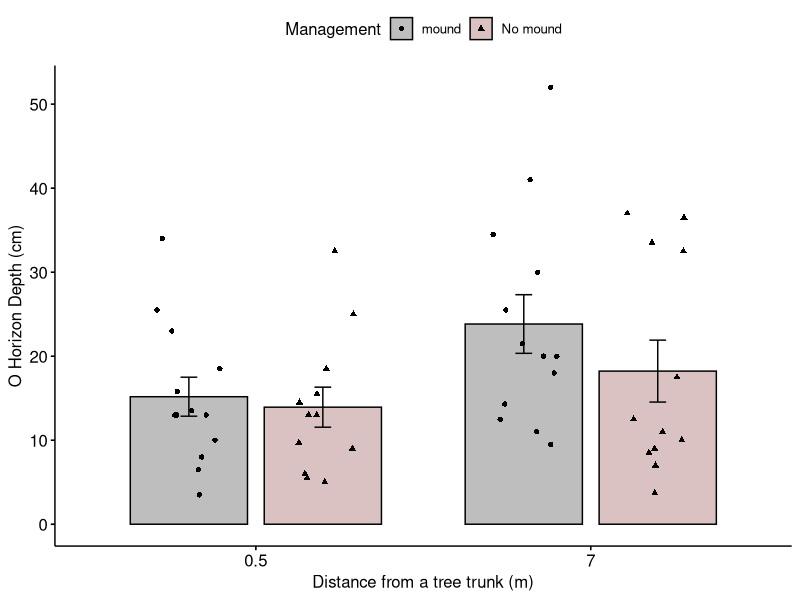
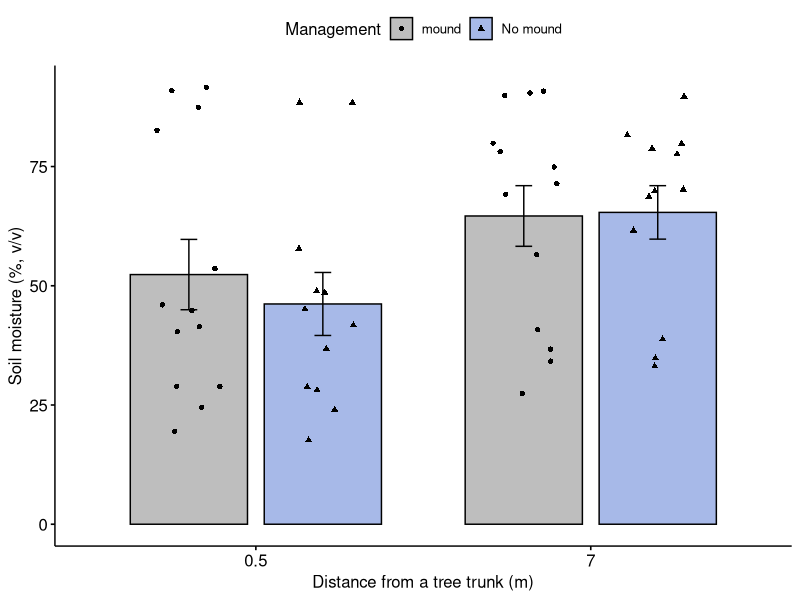
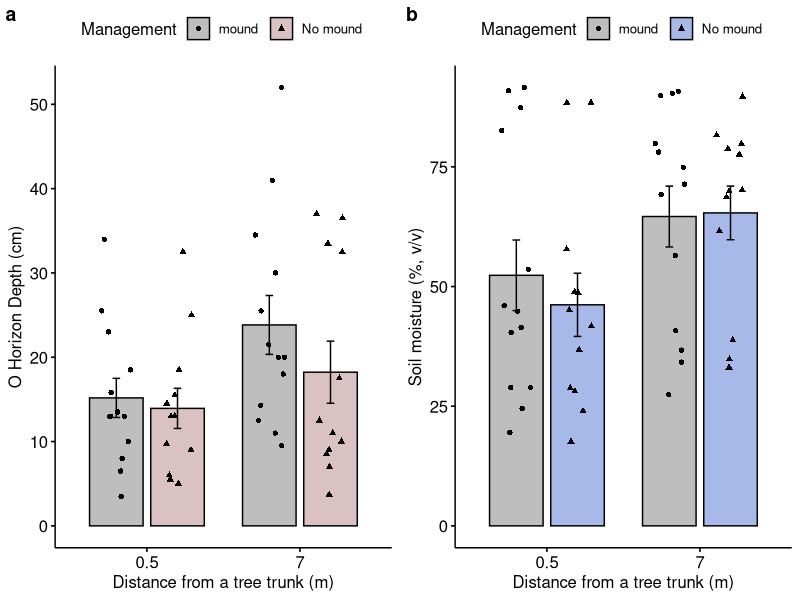
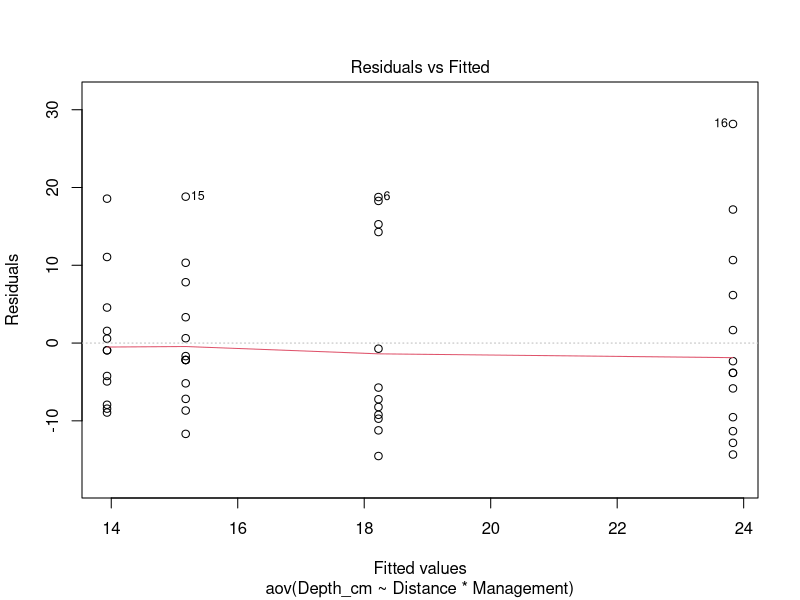
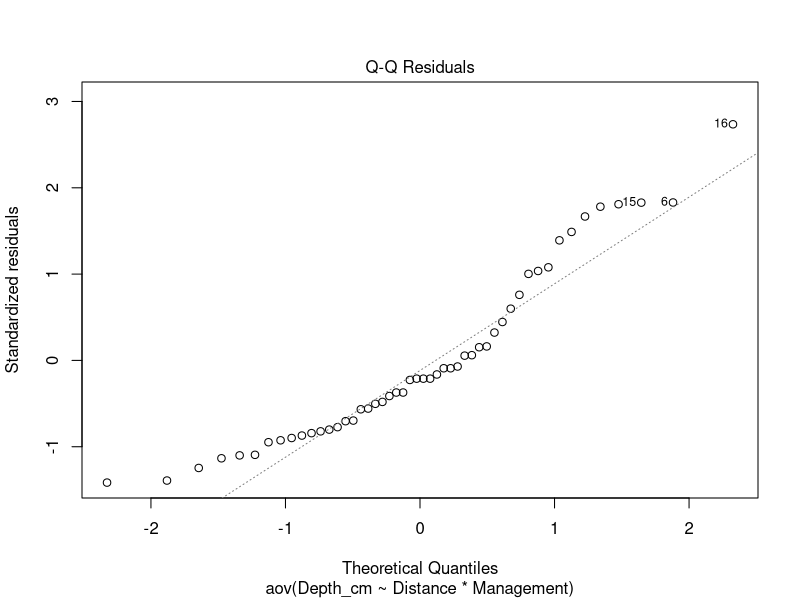
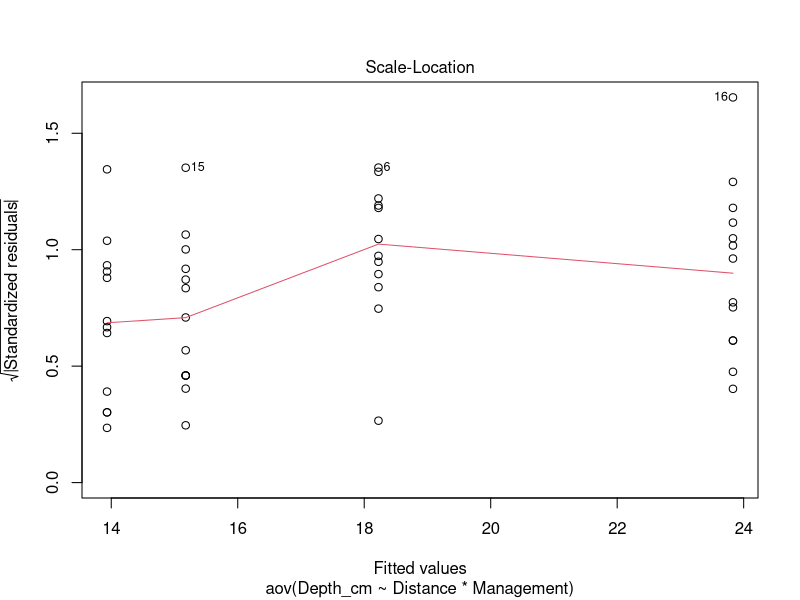
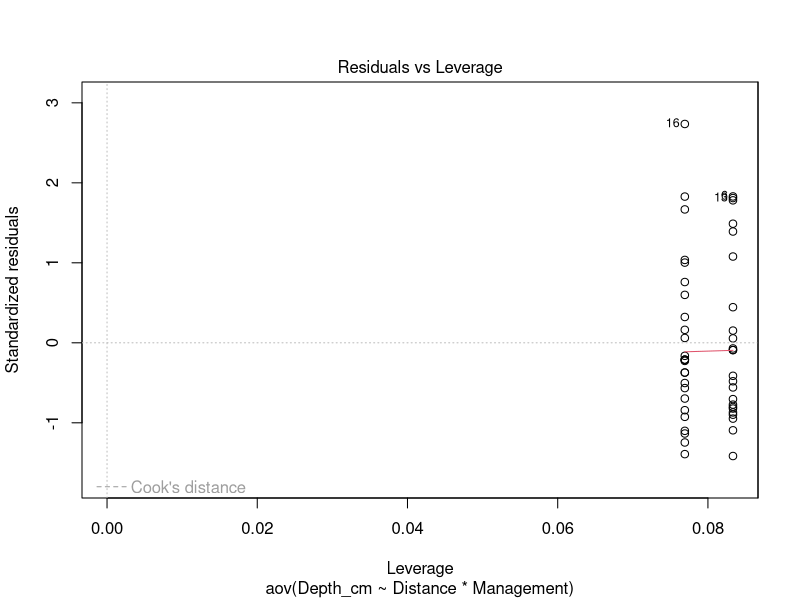
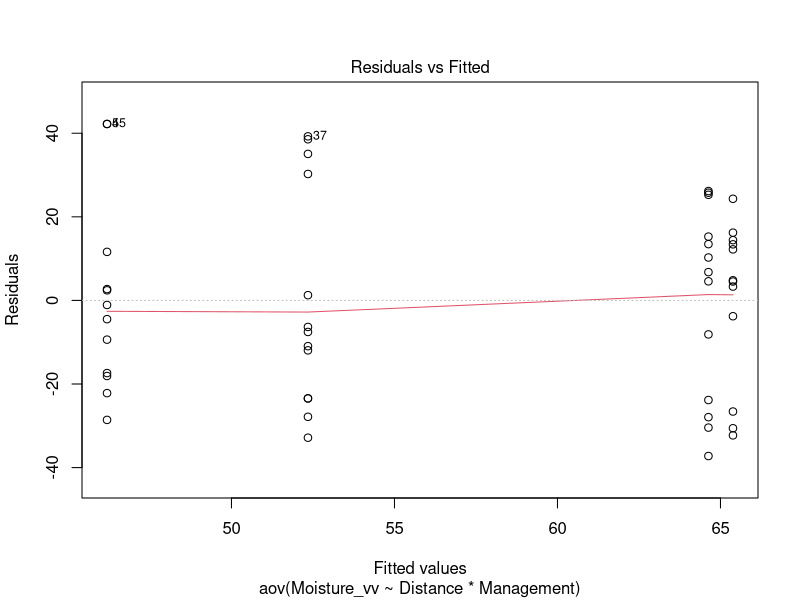

Here is the R script that generated these plots, in order:
# Date: 17/09/2025 (created, latest update 29/09/2025)
# Author: Mako Shibata (s2471259@ed.ac.uk)
# Objective: Depth and moisture analyses - Management specific 

# Libraries ----
library(tidyr) #formatting
library(dplyr) #manipulation 
library(ggplot2) #visualisation
library(readr) #manipulation
library(ggpubr)
install.packages("colourpicker")
library(car)

# Defining functions ----
theme.LPI <- function(){
  theme_bw()+
    theme(axis.text.x=element_text(size=12, angle=0, vjust=1, hjust=1, color="black"), 
          axis.text.y=element_text(size=12, color="black"), 
          axis.title.x=element_text(size=14, face="plain", color="black"), 
          axis.title.y=element_text(size=14, face="plain", color="black"), 
          panel.grid.major.x=element_blank(), 
          panel.grid.minor.x=element_blank(), 
          panel.grid.minor.y=element_blank(), 
          panel.grid.major.y=element_blank(), 
          plot.margin=unit(c(0.5, 0.5, 0.5, 0.5), units= , "cm"), 
          plot.title = element_text(size=20, vjust=1, hjust=0.5), 
          legend.text = element_text(size=12, face="italic", color="black"), 
          legend.title = element_blank(), 
          legend.position=c(0.9,0.9))
}

# Set the WD ----
setwd("/Users/Owner/Library/CloudStorage/OneDrive-UniversityofEdinburgh/#00_EM/Project_Soil Microclimate/EM_SoilMicroclimate")

# Import data ----
soil_all <- read.csv("soil_all.csv")
View(soil_all)

# Management-specific
## A) Visualisation ----
### Classifying tree ID based on management 
soil_all<- soil_all %>% 
  mutate(soil_all, Management = case_when(
    TreeID %in% c(1, 2, 3, 4, 5, 6, 7, 21, 22, 23, 24, 25) ~ "No mound", 
    TRUE ~ "mound"))

colnames(soil_all)
str(soil_all)
View(soil_all[soil_all$Management == "mound", ])
View(soil_all[soil_all$Management == "No mound", ])
nrow(soil_all[as.character(soil_all$Management) == "mound", ])
nrow(soil_all[as.character(soil_all$Management) == "No mound", ])

### mound = 13, No mound = 12. 

### Distance vs O Horizon depth (cm)
p8 <- ggbarplot(
  soil_all, x = "Distance", y = "Depth_cm", 
  add = c("mean_se", "jitter"), 
  add.params = list(shape = "Management"),
  fill= "Management", palette = c(
    "No mound" = "#D9C2C1", 
    "mound" = "gray"),
  position = position_dodge(0.8)
) + 
  labs(x = "Distance from a tree trunk (m)", y = "O Horizon Depth (cm)")

p8

### Distance vs Soil moisture (cm)
p9 <- ggbarplot(
  soil_all, x = "Distance", y = "Moisture_vv", 
  add = c("mean_se", "jitter"), 
  add.params = list(shape = "Management"),
  fill= "Management", palette = c(
    "No mound" = "#A7B9E8", 
    "mound" = "gray"),
  position = position_dodge(0.8)
) + 
  labs(x = "Distance from a tree trunk (m)", y = "Soil moisture (%, v/v)")

p9

combined_plot <- ggarrange(
  p8, p9,
  labels = c("a", "b"),
  ncol = 2, nrow = 1,
  common.legend = FALSE
)
print(combined_plot)

dev.off()

### Calculating SEs ----
#### calculating the standard error of depth. <MOUND> 
mound <- soil_all[soil_all$Management == "mound", ]
mound$count <- row_number(mound)
nrow(mound)

sd_depth_mound_0.5 = sd(mound$Depth_cm[mound$Distance == 0.5])
se_depth_mound_0.5 <- sd_depth_mound_0.5/sqrt(13)
print(se_depth_mound_0.5)
# 2.32 cm for 0.5 m 

sd_depth_mound_7.0 = sd(mound$Depth_cm[mound$Distance == 7.0])
se_depth_mound_7.0 <- sd_depth_mound_7.0/sqrt(13)
print(se_depth_mound_7.0)
# 3.49 cm for 7.0 m

#### calculating the standard error of moisture. <MOUND> 
sd_moisutre_mound_0.5 = sd(mound$Moisture_vv[mound$Distance == 0.5])
sd_moisutre_mound_0.5
se_moisture_mound_0.5 <- sd_moisutre_mound_0.5/sqrt(13)
print(se_moisture_mound_0.5)
# 7.38 % for 0.5 m 

sd_moisutre_mound_7.0 = sd(mound$Moisture_vv[mound$Distance == 7.0])
se_moisutre_mound_7.0 <- sd_moisutre_mound_7.0/sqrt(13)
print(se_moisutre_mound_7.0)
# 6.36 % for 7.0 m

#### calculating the standard error of depth. <NO MOUND> 
no_mound <- soil_all[soil_all$Management == "No mound", ]
nrow(no_mound)

sd_depth_nomound_0.5 = sd(no_mound$Depth_cm[no_mound$Distance == 0.5])
se_depth_nomound_0.5 <- sd_depth_nomound_0.5/sqrt(12)
print(se_depth_nomound_0.5)
# 2.38 cm for 0.5 m 

sd_depth_nomound_7.0 = sd(no_mound$Depth_cm[no_mound$Distance == 7.0])
se_depth_nomound_7.0 <- sd_depth_nomound_7.0/sqrt(12)
print(se_depth_nomound_7.0)
# 3.69 cm for 0.5 m 

#### calculating the standard error of moisture. <NO MOUND>
sd_moisutre_nomound_0.5 = sd(no_mound$Moisture_vv[no_mound$Distance == 0.5])
se_moisutre_nomound_0.5 <- sd_moisutre_nomound_0.5/sqrt(12)
print(se_moisutre_nomound_0.5)
# 6.61 % for 0.5 m

sd_moisutre_nomound_7.0 = sd(no_mound$Moisture_vv[no_mound$Distance == 7.0])
se_moisutre_nomound_7.0 <- sd_moisutre_nomound_7.0/sqrt(12)
print(se_moisutre_nomound_7.0)
# 5.60 % for 7.0 m

## B) Two-way ANOVA ----
#### Depth vs. management & tree trunk distance 
mod <- aov(Depth_cm ~ Distance * Management, data = soil_all)
Anova(mod, type = 3)
summary(mod)
# Significant for distance
# Non-significant for management
# Non-significant interaction: management difference does NOT make a difference to 
# the effect of distance

# just test 
test <- aov(Depth_cm ~ Distance, data = mound)
test2 <- aov(Depth_cm ~ Distance, data = no_mound)
summary(test)
summary(test2)

# two-way anova: p = 0.4758, df = 46. 
# p = 0.05 for mound, p = 0.34 for no-mound.
# df = 24, and df = 22, respectively. 

tapply(mound$Depth_cm, mound$Distance, mean, na.rm=TRUE)
tapply(no_mound$Depth_cm, no_mound$Distance, mean, na.rm=TRUE)
# mound: Mean 0.5 m: 15.18 cm, 7.0 m: 23.8 cm  
# no_mound: Mean 0.5 m: 13.93 cm, 7.0 m: 18.2 cm 


plot(mod) 
# Residuals vs. fitted: linearity met. 
# Q-Q plot generally follows the same line, residuals normally distributed. 
# Residuals variances are equal. 
# No significant outliers outside the Cook's distance. 

#### Moisture vs. Depth and management 
mod2 <- aov(Moisture_vv ~ Distance * Management, data = soil_all)
Anova(mod2, type = 3)
summary(mod2)

test3 <- aov(Moisture_vv ~ Distance, data = no_mound)
summary(test3)
test4 <- aov(Moisture_vv ~ Distance, data = mound)
summary(test4)

# two-way anova: p = 0.60, df = 46. 
# p = 0.04 for no-mound, p = 0.22 for mound. 
# df = 22 and df = 24 respectively.

tapply(no_mound$Moisture_vv, no_mound$Distance, mean, na.rm=TRUE)
tapply(mound$Moisture_vv, mound$Distance, mean, na.rm=TRUE)
# None Mean 0.5 m: 46.2%, 0.7 m: 65.3%
# Mound Mean 0.5 m: 52.3%, 7.0 m: 64.6%

plot(mod2)
# Linearity met.
# Q-Q plot generally follows the same line. 
# Residual variances are generally equal.
# No significant outliers outside the Cook's distance. 